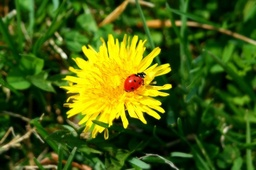
#> input picture Homework/hw1-2/hw1-2_data/images/ladybug.jpg, 256 x 170 px, shrunk from 640 x 426 before the run
$ python kmeans_quantization.py
#> lines starting #> are read from the running program, lines starting #| are printed output that depends on the picture
import numpy as np
import matplotlib.pyplot as plt
from PIL import Image
from pathlib import Path
from sklearn.cluster import KMeans

def load_image(image_path):
    img = Image.open(image_path).convert("RGB")
#> img is the input picture: PIL image 256x170 RGB; mean R, G, B 70.9, 94.8, 15.5
    return np.array(img)

def image_to_pixels(img_np):
    h, w, c = img_np.shape
    pixels = img_np.reshape(-1, 3).astype(np.float64)
    return pixels, h, w

def quantize_kmeans(img_np, k, random_state=42):
    pixels, h, w = image_to_pixels(img_np)

    kmeans = KMeans(
        n_clusters=k,
        random_state=random_state,
        n_init=10
    )

    labels = kmeans.fit_predict(pixels)
    centroids = kmeans.cluster_centers_

    quantized_pixels = centroids[labels]
    quantized_img = quantized_pixels.reshape(h, w, 3).clip(0, 255).astype(np.uint8)

    distortion = np.sum((pixels - centroids[labels]) ** 2)

    return quantized_img, centroids, labels, distortion

def plot_original_vs_quantized(original, quantized, k, distortion, savepath):
    plt.figure(figsize=(10, 5))

    plt.subplot(1, 2, 1)
    plt.imshow(original)
    plt.title("Original")
    plt.axis("off")

    plt.subplot(1, 2, 2)
    plt.imshow(quantized)
    plt.title(f"K = {k}\nDistortion = {distortion:.2f}")
    plt.axis("off")

    plt.tight_layout()
    plt.savefig(savepath, dpi=200)
    plt.close()

def plot_palette(centroids, k, savepath):
    centroids_uint8 = centroids.clip(0, 255).astype(np.uint8)

    palette = np.zeros((50, 50 * k, 3), dtype=np.uint8)

    for i in range(k):
        palette[:, i * 50:(i + 1) * 50, :] = centroids_uint8[i]

    plt.figure(figsize=(max(6, k), 2))
    plt.imshow(palette)
    plt.title(f"Color Palette (K = {k})")
    plt.axis("off")
    plt.tight_layout()
    plt.savefig(savepath, dpi=200)
    plt.close()

if __name__ == "__main__":
    base_dir = Path(__file__).resolve().parent
    image_path = base_dir / "../hw1-2_data/images/ladybug.jpg"
    figure_dir = base_dir / "figure"
    figure_dir.mkdir(exist_ok=True)

    original_img = load_image(image_path)

    k_values = [2, 4, 8, 16, 32]

    for k in k_values:
        print(f"Running K-means with K = {k} ...")

        quantized_img, centroids, labels, distortion = quantize_kmeans(original_img, k)

        plot_original_vs_quantized(
            original_img,
            quantized_img,
            k,
            distortion,
            figure_dir / f"kmeans_k_{k}.png"
        )

        plot_palette(
            centroids,
            k,
            figure_dir / f"palette_k_{k}.png"
        )

        print(f"K = {k}, Distortion = {distortion:.2f}")
#> this loop made 5 passes
#> distortion on passes 3 to 5: 25558849.3, 14182309.3, 8245059.1
#> (distortion, centroids, centroids_uint8 in plot_palette) on pass 1: (140857415.5, [[214.6, 203.4, 33.18], [34.73, 67.48, 11.05]], [[214, 203, 33], [34, 67, 11]])
#| K = 2, Distortion = 140857415.48
#| K = 4, Distortion = 47813779.73
#| K = 8, Distortion = 25558849.27
#| K = 16, Distortion = 14182309.28
#| K = 32, Distortion = 8245059.15
#> pass 1, in quantize_kmeans, `quantized_img = quantized_pixels.reshape(h, w, 3).clip(0, 255).astype(..`:
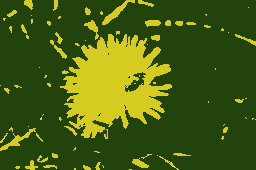
#> quantized_img: shape (170, 256, 3); mean of channels 0, 1, 2 70.2, 94.4, 15.4; drawn as R, G, B
#> pass 1, in plot_original_vs_quantized, `plt.savefig(savepath, dpi=200)`:
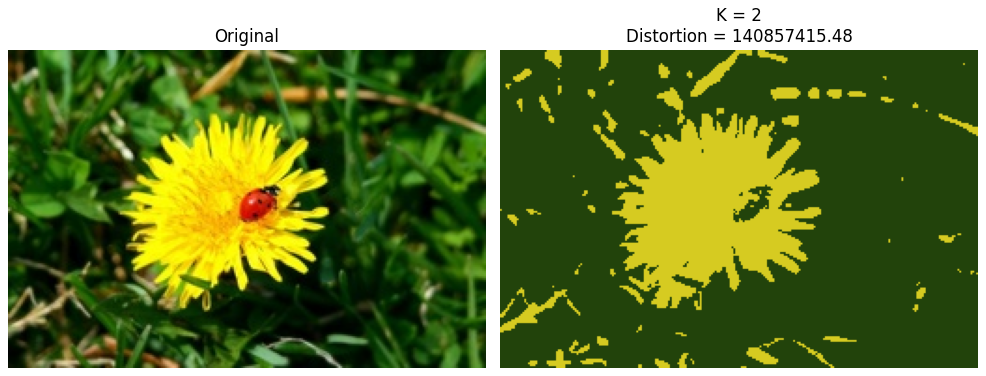
#> figure drawn by matplotlib, 2 panels
#> pass 1, in plot_palette, `plt.savefig(savepath, dpi=200)`:
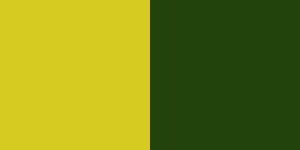
#> shown: shape (50, 100, 3) (shown 3 times larger); mean R, G, B 124, 135, 22
#> pass 2, in quantize_kmeans (call 2), `quantized_img = quantized_pixels.reshape(h, w, 3).clip(0, 255).astype(..`:
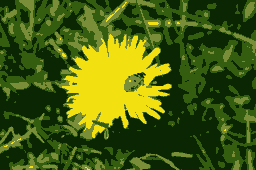
#> quantized_img: shape (170, 256, 3); mean of channels 0, 1, 2 70.5, 94.2, 15.1; drawn as R, G, B
#> pass 2, in plot_palette (call 2), `plt.savefig(savepath, dpi=200)`:
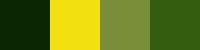
#> shown: shape (50, 200, 3); mean R, G, B 106.8, 124, 22.5
#> pass 3, in quantize_kmeans (call 3), `quantized_img = quantized_pixels.reshape(h, w, 3).clip(0, 255).astype(..`:
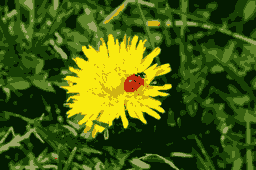
#> quantized_img: shape (170, 256, 3); mean of channels 0, 1, 2 70.2, 94.1, 15.1; drawn as R, G, B

    print("Step 2 K-means results saved successfully.")

$ run again, with Homework/hw1-2/hw1-2_data/images/Lorikeet.jpg copied over Homework/hw1-2/hw1-2_data/images/ladybug.jpg
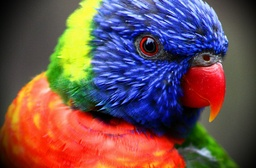
#> input picture Homework/hw1-2/hw1-2_data/images/Lorikeet.jpg, 256 x 168 px, shrunk from 1920 x 1263 before the run
#> in load_image, img is the input picture: PIL image 256x168 RGB; mean R, G, B 111.3, 80.8, 82.3
#> the loop `for k in k_values:` made 5 passes
#> distortion on passes 3 to 5: 74458169.8, 36724560.1, 19607219.4
#> (printed output is left out)
#> pass 1, in quantize_kmeans, `quantized_img = quantized_pixels.reshape(h, w, 3).clip(0, 255).astype(..`:
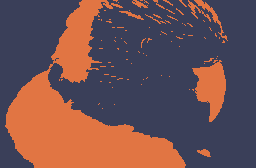
#> quantized_img: shape (168, 256, 3); mean of channels 0, 1, 2 110.8, 80.1, 82; drawn as R, G, B
#> pass 3, in quantize_kmeans (call 3), `quantized_img = quantized_pixels.reshape(h, w, 3).clip(0, 255).astype(..`:
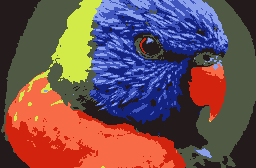
#> quantized_img: shape (168, 256, 3); mean of channels 0, 1, 2 110.7, 80.1, 81.7; drawn as R, G, B

$ run again, with Homework/hw1-2/hw1-2_data/images/flower.jpg copied over Homework/hw1-2/hw1-2_data/images/ladybug.jpg
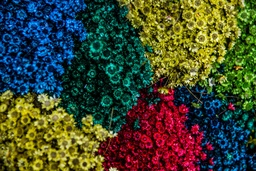
#> input picture Homework/hw1-2/hw1-2_data/images/flower.jpg, 256 x 171 px, shrunk from 1400 x 933 before the run
#> in load_image, img is the input picture: PIL image 256x171 RGB; mean R, G, B 66.7, 72.7, 49.3
#> the loop `for k in k_values:` made 5 passes
#> distortion on passes 3 to 5: 53716708.4, 28973866.7, 15862671.5
#> (printed output is left out)
#> pass 1, in quantize_kmeans, `quantized_img = quantized_pixels.reshape(h, w, 3).clip(0, 255).astype(..`:
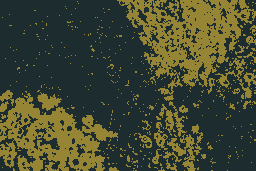
#> quantized_img: shape (171, 256, 3); mean of channels 0, 1, 2 66.2, 71.9, 48.6; drawn as R, G, B
#> pass 3, in quantize_kmeans (call 3), `quantized_img = quantized_pixels.reshape(h, w, 3).clip(0, 255).astype(..`:
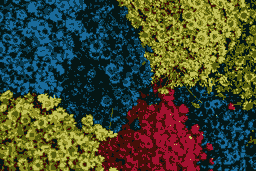
#> quantized_img: shape (171, 256, 3); mean of channels 0, 1, 2 66.1, 72.5, 48.9; drawn as R, G, B
